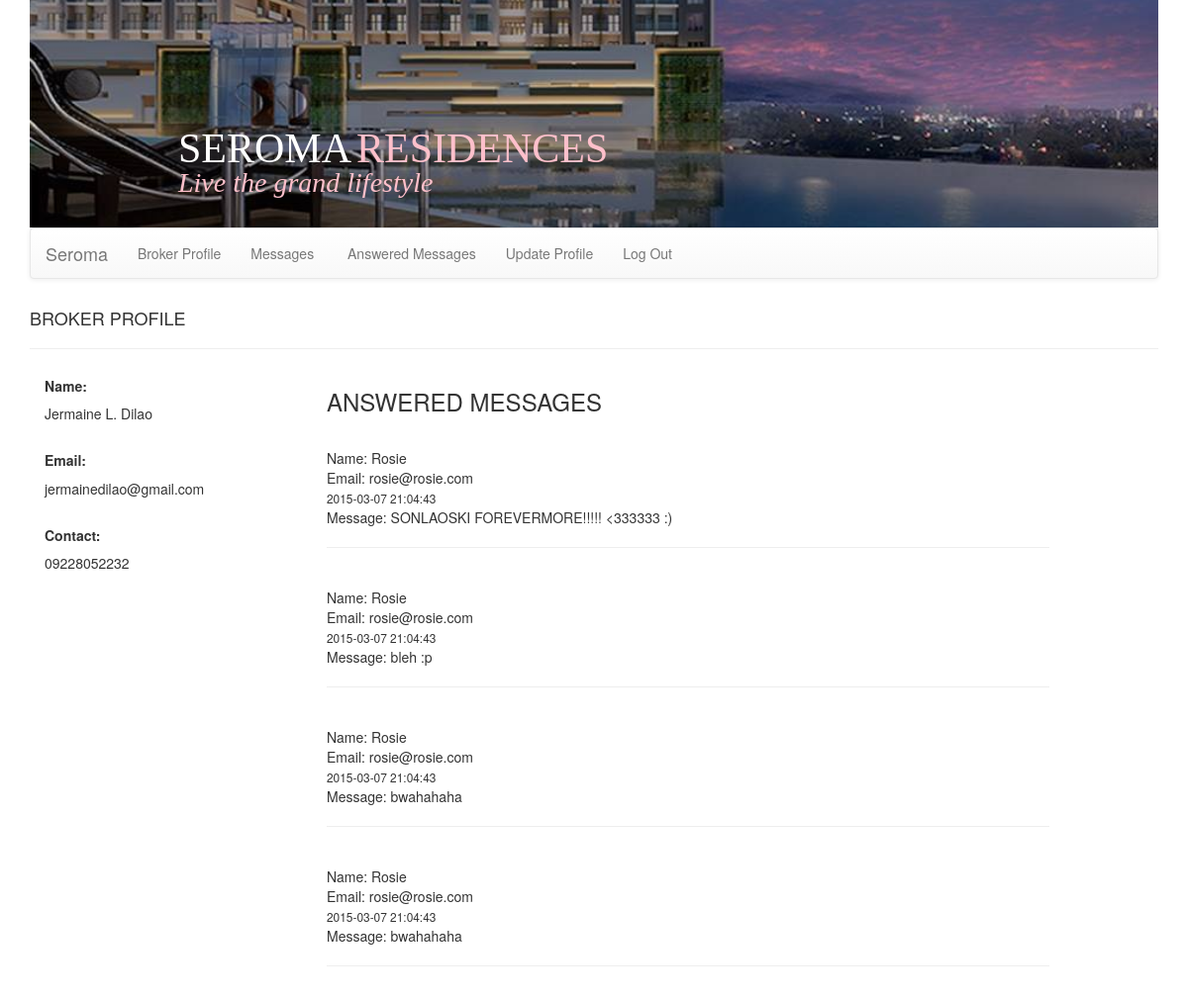
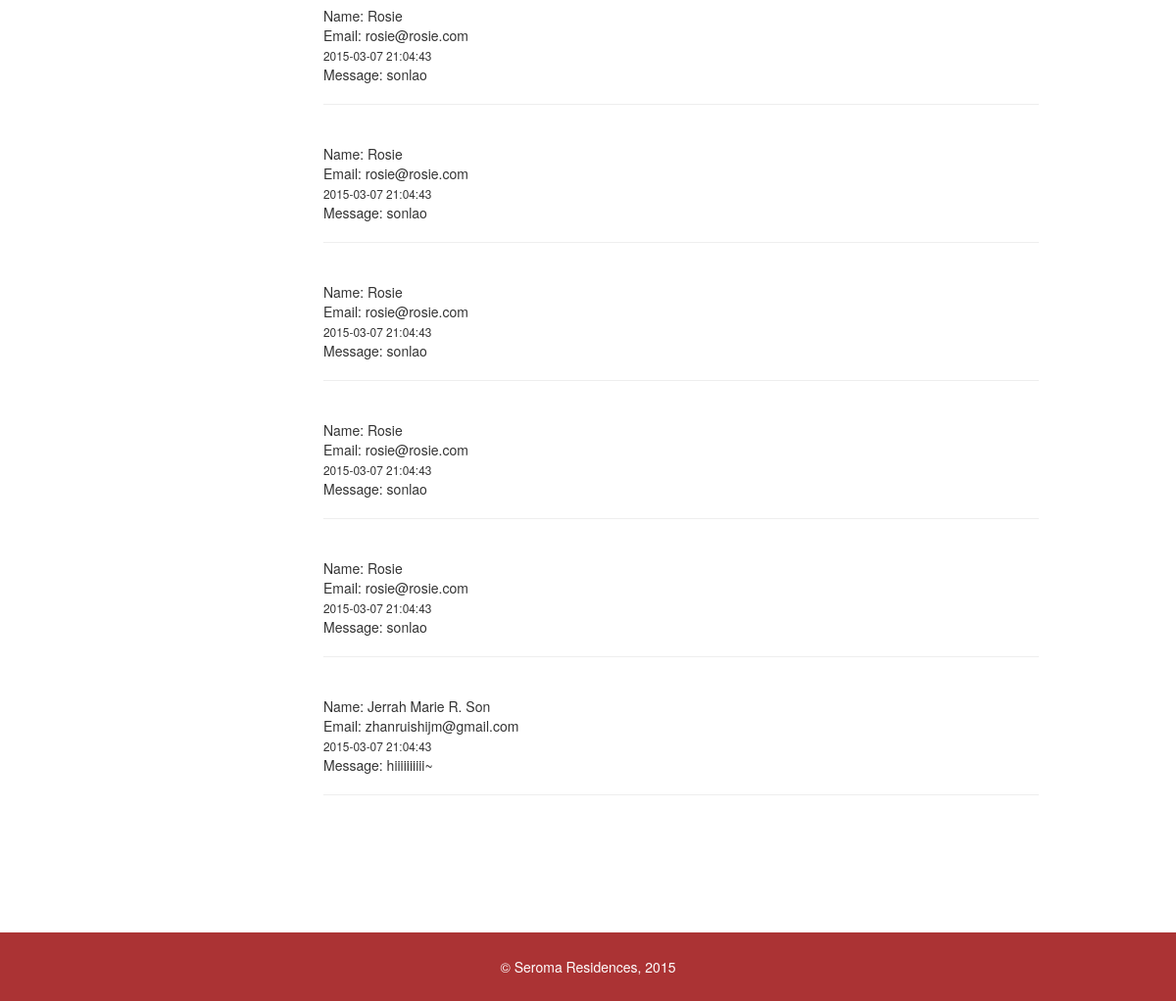
Screenshot of /broker?p=brokeransmsg (signed in) with the database file from the repository (2 pictures, top to bottom).
### tables this page shows
CREATE TABLE IF NOT EXISTS `users` (
  `id` int(11) NOT NULL AUTO_INCREMENT,
  `username` varchar(255) NOT NULL,
  `password` varchar(255) NOT NULL,
  `name` varchar(255) NOT NULL,
  `contact` varchar(255) NOT NULL,
  `email` varchar(255) NOT NULL,
  `status` smallint(6) NOT NULL,
  PRIMARY KEY (`id`)
);

CREATE TABLE IF NOT EXISTS `messages` (
  `messageid` int(11) NOT NULL AUTO_INCREMENT,
  `sender` varchar(256) NOT NULL,
  `senderemail` varchar(256) NOT NULL,
  `timestamp` timestamp NOT NULL DEFAULT CURRENT_TIMESTAMP ON UPDATE CURRENT_TIMESTAMP,
  `recipient` smallint(6) NOT NULL,
  `message` varchar(500) NOT NULL,
  `viewed` int(11) NOT NULL,
  `reply` varchar(500) NOT NULL,
  `replytimestamp` varchar(50) NOT NULL,
  `messagestatus` smallint(6) NOT NULL,
  PRIMARY KEY (`messageid`)
);

### db.php (called while the page is built, shortened)
<?php
	function site_db()
	{
		try
		{
			return new PDO('mysql:host=localhost;dbname=seroma','root','');
		}
		catch(PDOException $ex)
		{
			echo "Connection Error: ", $ex->getMessage();
		}
	}
	function view_broker_profile($userid)
	{
		$db = site_db();
		$sql = "select * from users where id = ?";
		$st = $db->prepare($sql);
		$st->execute(array($userid));
		$row = $st->fetch();
		return $row;
	}
   function get_broker_msgs($id){
    $db = site_db();
		$sql = "select * from messages where recipient=?";
		$st = $db->prepare($sql);
		$st->execute(array($id));
		$rows = $st->fetchAll();
		return $rows;
   }

### broker/brokeransmsg.php (the view, shortened to what this page needs)
<?php
	$viewbrokerprofile = view_broker_profile($_SESSION['userid']);
  $id = $_SESSION['userid'];
  $getbrokermsgs = get_broker_msgs($id);
?>
<!DOCTYPE html>
<head><title>Answered Messages</title></head>
<html>
	<body>
    <h4>BROKER PROFILE</h4><hr/>
		<div class = "col-md-3">
				<div>
					<h5><b>Name:</b></h5>
					<?php echo htmlentities($viewbrokerprofile['name']);?>
				</div><br/>
				<div>
					<h5><b>Email:</b></h5>
					<?php echo htmlentities($viewbrokerprofile['email']);?>
				</div><br/>
				<div>
					<h5><b>Contact:</b></h5>
					<?php echo htmlentities($viewbrokerprofile['contact']);?>
				</div>
		</div>
		<div class = "col-md-8">
			   <h3 class = "pull-left">ANSWERED MESSAGES</h3>
         <br /><br /><br /><br />
          <?php foreach($getbrokermsgs as $m): ?>
            Name: <?php echo htmlentities($m['sender']); ?><br>
            Email: <?php echo htmlentities($m['senderemail']); ?><br>
            <small><?php echo htmlentities($m['timestamp']); ?></small><br>
            Message: <?php echo htmlentities($m['message']); ?><br>
            <hr><br>
          <?php endforeach; ?>
		</div>
	</body>
</html>

### rows the page displays
users: name "Jermaine L. Dilao", email "jermainedilao@gmail.com", contact "09228052232"
messages: sender "Rosie", senderemail "rosie@rosie.com", timestamp "2015-03-07 21:04:43", message "SONLAOSKI FOREVERMORE!!!!! <333333 :)"
messages: sender "Rosie", senderemail "rosie@rosie.com", timestamp "2015-03-07 21:04:43", message "bleh :p"
messages: sender "Rosie", senderemail "rosie@rosie.com", timestamp "2015-03-07 21:04:43", message "bwahahaha"
messages: sender "Rosie", senderemail "rosie@rosie.com", timestamp "2015-03-07 21:04:43", message "bwahahaha"
messages: sender "Rosie", senderemail "rosie@rosie.com", timestamp "2015-03-07 21:04:43", message "sonlao"
messages: sender "Rosie", senderemail "rosie@rosie.com", timestamp "2015-03-07 21:04:43", message "sonlao"
messages: sender "Rosie", senderemail "rosie@rosie.com", timestamp "2015-03-07 21:04:43", message "sonlao"
messages: sender "Rosie", senderemail "rosie@rosie.com", timestamp "2015-03-07 21:04:43", message "sonlao"
messages: sender "Rosie", senderemail "rosie@rosie.com", timestamp "2015-03-07 21:04:43", message "sonlao"
messages: sender "Jerrah Marie R. Son", senderemail "zhanruishijm@gmail.com", timestamp "2015-03-07 21:04:43", message "hiiiiiiiiii~"
